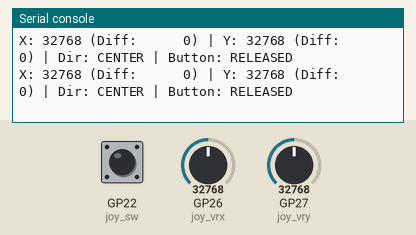
Recording of a program running on a simulated Raspberry Pi Pico running MicroPython. Shown: the last lines printed to the serial console. Inputs (shaded band) come from the test bench; at power-on: GP26 (joy_vrx) = 32768, GP27 (joy_vry) = 32768, GP22 (joy_sw) HIGH (analog values on the 0–65535 scale).

Above: at 2.2 s.
2.3 s: GP26 (joy_vrx) set to 45874
At 2.32 s:
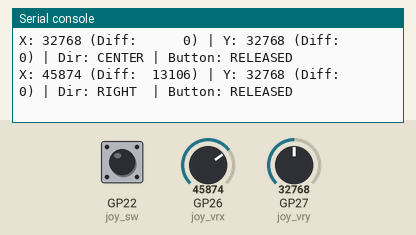
3.8 s: GP27 (joy_vry) set to 45874
At 3.84 s:
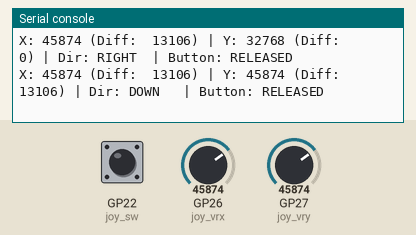
5.3 s: GP22 (joy_sw) pulled LOW for 0.15 s
At 5.35 s:
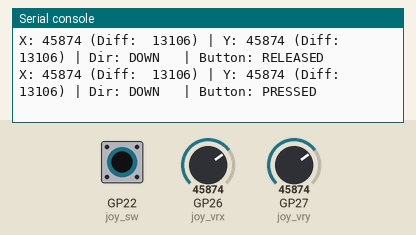
6.9 s: GP26 (joy_vrx) set to 57670
At 6.97 s:
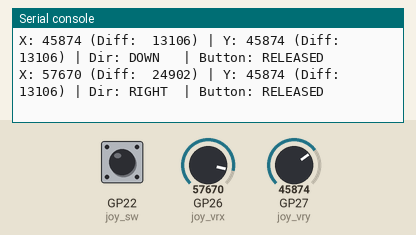
8.4 s: GP22 (joy_sw) pulled LOW for 1 s
At 8.48 s:
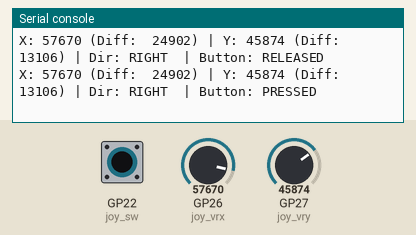
10.9 s: GP27 (joy_vry) set to 32767
At 10.91 s:
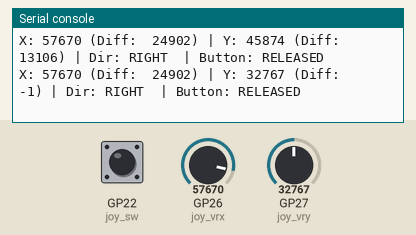

The program:

joysticktest.py
```python
import time
from machine import ADC, Pin

# Pin Configuration
JOY_VRX_PIN = 26  # GP26 (ADC0)
JOY_VRY_PIN = 27  # GP27 (ADC1)
JOY_SW_PIN = 22  # GP22

# Initialize Analog & Digital Inputs
joy_vrx = ADC(Pin(JOY_VRX_PIN))
joy_vry = ADC(Pin(JOY_VRY_PIN))
joy_sw = Pin(JOY_SW_PIN, Pin.IN, Pin.PULL_UP)

print("=== Joystick Center Calibration ===")
print("Please leave the joystick completely untouched...")
time.sleep(1)

# Capture resting position as the baseline center
CENTER_X = joy_vrx.read_u16()
CENTER_Y = joy_vry.read_u16()

print(f"Calibration Complete!")
print(f"Found Center X: {CENTER_X}")
print(f"Found Center Y: {CENTER_Y}\n")

# Deadzone threshold (adjust if it's too sensitive or not sensitive enough)
DEADZONE = 4000

print("Starting live test loop...\n")

while True:
    # Read current raw values
    x_val = joy_vrx.read_u16()
    y_val = joy_vry.read_u16()
    is_pressed = joy_sw.value() == 0

    # Calculate difference from the discovered center
    x_diff = x_val - CENTER_X
    y_diff = y_val - CENTER_Y

    # Determine direction using the calibrated center and deadzone
    direction = "CENTER"
    if abs(x_diff) > DEADZONE or abs(y_diff) > DEADZONE:
        if abs(x_diff) > abs(y_diff):
            direction = "LEFT" if x_diff < 0 else "RIGHT"
        else:
            direction = "UP" if y_diff < 0 else "DOWN"

    button_str = "PRESSED" if is_pressed else "RELEASED"

    # Display live output
    print(
        f"X: {x_val:5d} (Diff: {x_diff:6d}) | Y: {y_val:5d} (Diff: {y_diff:6d}) | Dir: {direction:6s} | Button: {button_str}"
    )

    time.sleep(0.1)
```

Measured:
- after the input at 2.3 s, the serial console: prints a new line at once (image 1)
- after the input at 3.8 s, the serial console: prints a new line at once (image 2)
- after the input at 5.3 s, the serial console: prints a new line after 0.05 s (image 3)
- after the input at 6.9 s, the serial console: prints a new line after 0.06 s (image 4)
- after the input at 8.4 s, the serial console: prints a new line after 0.08 s (image 5)
- after the input at 10.9 s, the serial console: prints a new line at once (image 6)
